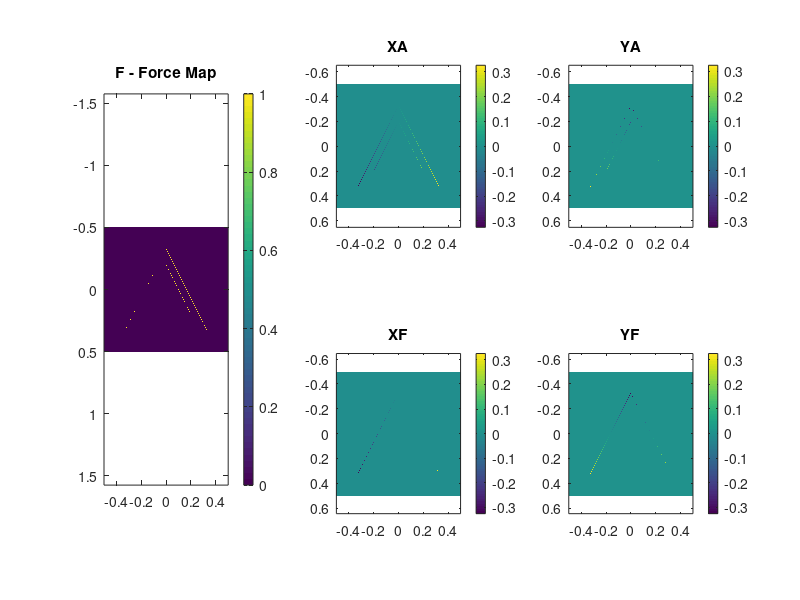

Here is the MATLAB script that generated this plot: (Note: this script raises an error after producing the figure.)
% demo_TO.m
% Implementation of Transformation Optics

% INITIALIZE MATLAB
close all;
clc;
clear all;

%%%%%%%%%%%%%%%%%%%%%%%%%%%%%%%%%%%%%%%%%%%%%%%%%%%%%%%%%%%%%%%%%%%%%%%%%%%
%% DASHBOARD
%%%%%%%%%%%%%%%%%%%%%%%%%%%%%%%%%%%%%%%%%%%%%%%%%%%%%%%%%%%%%%%%%%%%%%%%%%%

% OBJECTS
w = 0.65;            % dimention of square cloak
t = 0.4;            % length of triangle side

% GRID
Sx = 1;
Sy = Sx;
% Nx = 100;
% Ny = round(Nx*Sy/Sx);

Nx = 840;
Ny = 700;

%%%%%%%%%%%%%%%%%%%%%%%%%%%%%%%%%%%%%%%%%%%%%%%%%%%%%%%%%%%%%%%%%%%%%%%%%%%
%% STEP 1 -- BUILD CLOAK AND OBJECT
%%%%%%%%%%%%%%%%%%%%%%%%%%%%%%%%%%%%%%%%%%%%%%%%%%%%%%%%%%%%%%%%%%%%%%%%%%%

% GRID
dx = Sx/Nx;
dy = Sy/Ny;
xa = [0.5:Nx-0.5]*dx;       xa = xa - mean(xa);
ya = [0.5:Ny-0.5]*dy;       ya = ya - mean(ya);

% BUILD TRIANGLE CLOAK
h = w*sqrt(3)/2;
ny = round(w/dy);
ny1 = 1 + floor((Ny - ny)/2);
ny2 = ny1 + ny - 1;
CLK = zeros(Nx, Ny);

for ny = ny1 : ny2
    f = (ny - ny1 + 1)/(ny2 - ny1 + 1);
    nx = round(f * w / dx);
    nx1 = 1 + floor((Nx - nx)/2);
    nx2 = nx1 + nx - 1;
    CLK(nx1:nx2,ny) = 1;
end

% BUILD TRIANGLE
h = t*sqrt(3)/2;
ny = round(t/dy);
ny1 = 1 + floor((Ny - ny)/2);
ny2 = ny1 + ny - 1;
OBJ = zeros(Nx, Ny);

for ny = ny1 : ny2
    f = (ny - ny1 + 1)/(ny2 - ny1 + 1);
    nx = round(f * t / dx);
    nx1 = 1 + floor((Nx - nx)/2);
    nx2 = nx1 + nx - 1;
    OBJ(nx1:nx2,ny) = 1;
end

% SHOW CLOAK AND OBJECT
subplot(1,2,1);
imagesc(xa, ya, CLK.');
colorbar;
axis equal tight;
title('CLOAK')

subplot(1,2,2);
imagesc(xa, ya, OBJ.');
colorbar;
axis equal tight;
title('OBJECT')

%%%%%%%%%%%%%%%%%%%%%%%%%%%%%%%%%%%%%%%%%%%%%%%%%%%%%%%%%%%%%%%%%%%%%%%%%%%
%% STEP 2 -- IDENTIFY EDGES
%%%%%%%%%%%%%%%%%%%%%%%%%%%%%%%%%%%%%%%%%%%%%%%%%%%%%%%%%%%%%%%%%%%%%%%%%%%

% INITIALIZE EDGE MAPS
ECLK = zeros(Nx, Ny);
EOBJ = zeros(Nx, Ny);

% IDENTIFY EDGES
for ny = 2 : Ny - 1
    for nx = 2 : Nx - 1
        if ~CLK(nx,ny)
            A = CLK(nx-1:nx+1, ny-1:ny+1);
            ECLK(nx,ny) = sum(A(:)) > 0;
        end
        
        if OBJ(nx,ny)
            A = OBJ(nx-1:nx+1, ny-1:ny+1);
            EOBJ(nx,ny) = sum(A(:)) < 9;
        end
    end
end

% SHOW EDGES
subplot(1,2,1);
imagesc(xa, ya, (CLK + 2*ECLK).');
colorbar;
axis equal tight;
title('CLOAK + 2*ECLK')

subplot(1,2,2);
imagesc(xa, ya, (OBJ + 2*EOBJ).');
colorbar;
axis equal tight;
title('OBJ + 2*EOBJ')


%%%%%%%%%%%%%%%%%%%%%%%%%%%%%%%%%%%%%%%%%%%%%%%%%%%%%%%%%%%%%%%%%%%%%%%%%%%
%% STEPS 3 & 4 -- GENERATE BCs FOR SPATIAL TRANSFORM
%%%%%%%%%%%%%%%%%%%%%%%%%%%%%%%%%%%%%%%%%%%%%%%%%%%%%%%%%%%%%%%%%%%%%%%%%%%

% ORIGINAL COORDINATES
[YA, XA] = meshgrid(ya, xa);

% FORCE MAP
F = ECLK;
XF = F.*XA;
YF = F.*YA;
F = F + EOBJ;


% SHOW MAPS
clf;

subplot(131);
imagesc(xa, ya, F.');
axis equal tight;
colorbar;
title('F - Force Map');

subplot(2,3,2)
imagesc(xa, ya, (F.*XA).');
axis equal tight;
colorbar;
title('XA');

subplot(2,3,3)
imagesc(xa, ya, (F.*YA).');
axis equal tight;
colorbar;
title('YA');

subplot(2,3,5)
imagesc(xa, ya, XF.');
axis equal tight;
colorbar;
title('XF');

subplot(2,3,6)
imagesc(xa, ya, YF.');
axis equal tight;
colorbar;
title('YF');

%%%%%%%%%%%%%%%%%%%%%%%%%%%%%%%%%%%%%%%%%%%%%%%%%%%%%%%%%%%%%%%%%%%%%%%%%%%
%% STEP 5 -- SOLVE LAPLACES EQUATION INSIDE CLOAK
%%%%%%%%%%%%%%%%%%%%%%%%%%%%%%%%%%%%%%%%%%%%%%%%%%%%%%%%%%%%%%%%%%%%%%%%%%%

% IDENTITY MATRIX
M = Nx*Ny;
I = speye(M, M);

% BUILD DERIVATIVE MATRICES
NS = [Nx Ny];
RES = [dx dy];
[DX, D2X, DY, D2Y] = toder(NS, RES);

% INDICES WHERE TO SOLVE LAPLACE EQUATION
PTS = CLK + ECLK - OBJ + EOBJ;
ind = find(PTS(:));

% LAPLACIAN MATRIX
F = diag(sparse(F(:)));
L = D2X + D2Y;
L = F + (I - F)*L;
L = L(ind, ind);

% X TRANSFORM COORDINATES
b       = F*XF(:);
x       = L\b(ind);
XB      = zeros(Nx, Ny);
XB(ind) = x;

% Y TRANSFORM COORDINATES
b       = F*YF(:);
y       = L\b(ind);
YB      = zeros(Nx, Ny);
YB(ind) = y;

% SHOW TRANSFORMED COORDINATES
clf;

subplot(121)
imagesc(xa, ya, XB.');
axis equal tight;
colorbar;
title('XB');

subplot(122)
imagesc(xa, ya, YB.');
axis equal tight;
colorbar;
title('YB');

%%%%%%%%%%%%%%%%%%%%%%%%%%%%%%%%%%%%%%%%%%%%%%%%%%%%%%%%%%%%%%%%%%%%%%%%%%%
%% STEP 6 -- CALCULATE PERMITTIVITY TENSOR
%%%%%%%%%%%%%%%%%%%%%%%%%%%%%%%%%%%%%%%%%%%%%%%%%%%%%%%%%%%%%%%%%%%%%%%%%%%

% INITIALIZE PERMITTIVITY TENSOR
ERxx =  ones(Nx, Ny);   ERxy = zeros(Nx, Ny);   ERxz = zeros(Nx, Ny);
ERyx = zeros(Nx, Ny);   ERyy =  ones(Nx, Ny);   ERyz = zeros(Nx, Ny);
ERzx = zeros(Nx, Ny);   ERzy = zeros(Nx, Ny);   ERzz =  ones(Nx, Ny);

% CALCULATE NUMERICAL DERIVATIVES FOR THE JACOBIAN
DX_XB = reshape(DX*XB(:), Nx, Ny);
DY_XB = reshape(DY*XB(:), Nx, Ny);
DX_YB = reshape(DX*YB(:), Nx, Ny);
DY_YB = reshape(DY*YB(:), Nx, Ny);

% CALCULATE PERMITTIVITY FUNCTION
DEV = CLK - OBJ;
for ny = 1 : Ny
    for nx = 1 : Nx
        if DEV(nx, ny)
            % Get Background Tensor
            ER = [ ERxx(nx, ny) ERxy(nx, ny) ERxz(nx, ny); ...
                   ERyx(nx, ny) ERyy(nx, ny) ERyz(nx, ny); ...
                   ERzx(nx, ny) ERzy(nx, ny) ERzz(nx, ny) ];
               
            % Build Jacobian
            J = [ DX_XB(nx, ny) DY_XB(nx, ny) 0; ...
                  DX_YB(nx, ny) DY_YB(nx, ny) 0; ... 
                  0 0 1 ];
              
            % Transform ER
            J = inv(J);
            ER = J*ER*J.'/det(J);
            
            % Put Values Back into Grid
            ERxx(nx, ny) = ER(1, 1);    ERxy(nx, ny) = ER(1, 2);   ERxz(nx, ny) = ER(1, 3);   
            ERyx(nx, ny) = ER(2, 1);    ERyy(nx, ny) = ER(2, 2);   ERyz(nx, ny) = ER(2, 3);
            ERzx(nx, ny) = ER(3, 1);    ERzy(nx, ny) = ER(3, 2);   ERzz(nx, ny) = ER(3, 3);
        end
    end
end

% VISUALIZE PERMITTIVITY TENSOR
subplot(331);
imagesc(xa, ya, ERxx.');
axis equal tight off;
colorbar;
title('ERxx')

subplot(332);
imagesc(xa, ya, ERxy.');
axis equal tight off;
colorbar;
title('ERxy')

subplot(333);
imagesc(xa, ya, ERxz.');
axis equal tight off;
colorbar;
title('ERxz')

subplot(334);
imagesc(xa, ya, ERyx.');
axis equal tight off;
colorbar;
title('ERyx')

subplot(335);
imagesc(xa, ya, ERyy.');
axis equal tight off;
colorbar;
title('ERyy')

subplot(336);
imagesc(xa, ya, ERyz.');
axis equal tight off;
colorbar;
title('ERyz')


subplot(337);
imagesc(xa, ya, ERzx.');
axis equal tight off;
colorbar;
title('ERzx')

subplot(338);
imagesc(xa, ya, ERzy.');
axis equal tight off;
colorbar;
title('ERzy')

subplot(339);
imagesc(xa, ya, ERzz.');
axis equal tight off;
colorbar;
title('ERzz')




